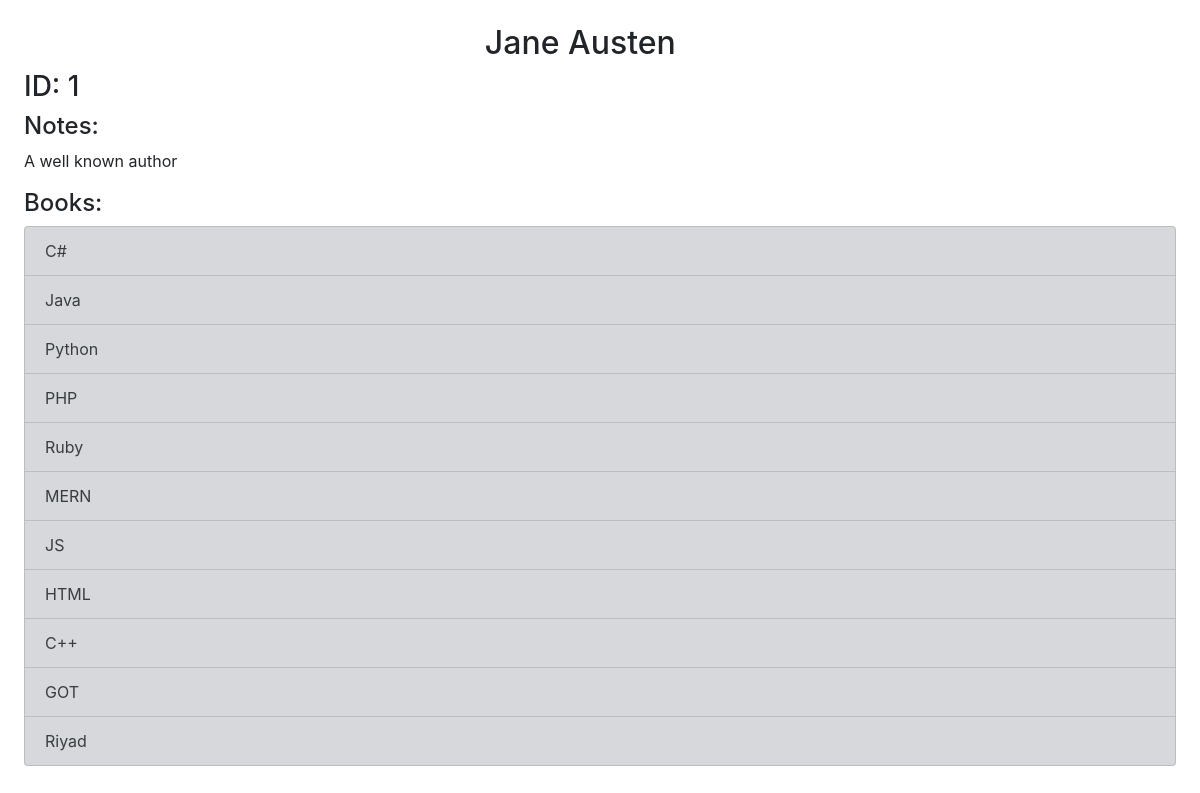
The page /authors/1/ on the database as committed earlier.
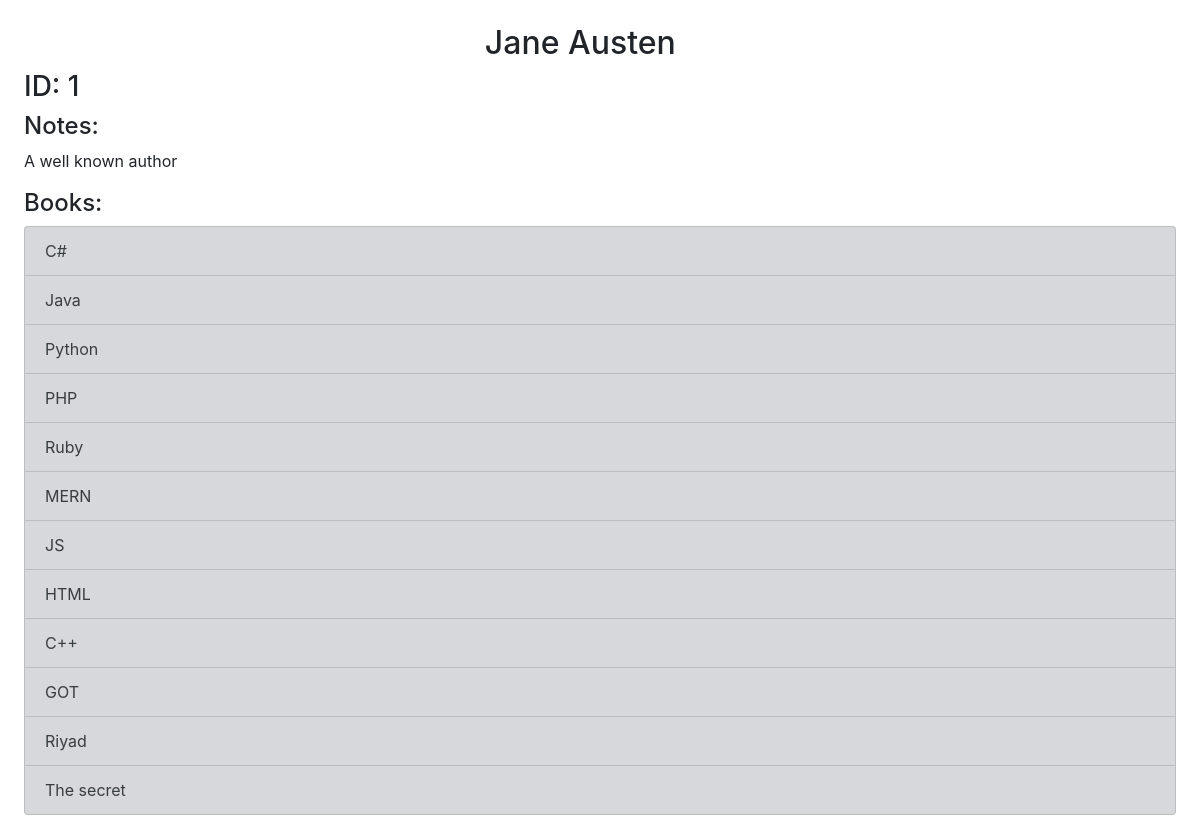
The same page on the database as committed later.
### books_authors_app/models.py (models this page shows)
class Book(models.Model):
    title = models.CharField(max_length=255)
    desc = models.TextField(default='Recommended book')
    created_at = models.DateTimeField(auto_now_add=True)
    updated_at = models.DateTimeField(auto_now=True)

### books_authors_app/views.py (the view)
# urls.py: path('authors/<int:author_id>/', views.show_author),
def show_author(request, author_id):
    author = Author.objects.get(id = author_id)
    context = {
        'author': author,
        'this_author_books': author.books.all(),
        'books' : Book.objects.all(),
    }
    return render(request, 'authors_show.html', context)

### books_authors_app/templates/authors_show.html (shortened to what this page needs)
<!DOCTYPE html>
<html lang="en">
<head>
    {% load static %}
    <link rel="stylesheet" href="https://cdn.jsdelivr.net/npm/bootstrap@4.6.2/dist/css/bootstrap.min.css">
    <link rel="stylesheet" href="{% static 'css/style.css' %}">
</head>
<body>
    <h2>{{ author.first_name }} {{ author.last_name }}</h2>
    <h3>ID: {{ author.id }}</h3>
    <h4>Notes:</h4>
    <p>{{ author.notes }}</p>
    <h4>Books:</h4>
    <ul class="list-group">
        {% for book in this_author_books %}
        <li class="list-group-item list-group-item-secondary">{{ book.title }}</li>
        {% endfor %}
    </ul>
</body>
</html>

Rows that differ between the two databases and show on the page:
added Book: title "The secret"
